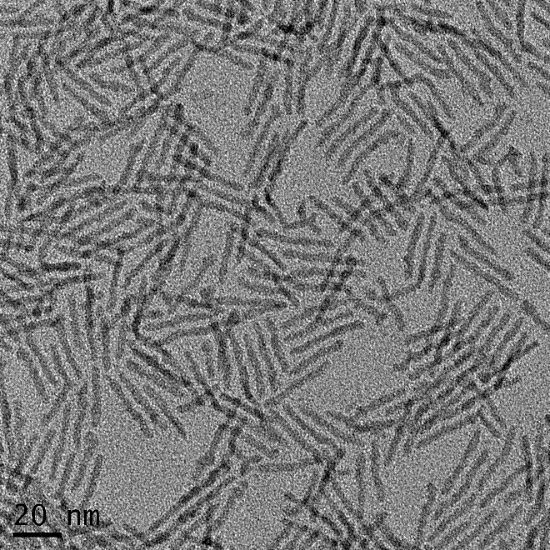
#> input picture data/curated/s2_A_starting_rods.png, 550 x 550 px
$ python -i scale_bar.py   (imports and definitions only)
#> lines starting #> are read from the running program, lines starting #| are printed output that depends on the picture
### src/tem_rods/preprocess.py
"""
Image Preprocessor — clean up a TEM image before particle detection
=====================================================================

Microscopy images often have uneven brightness and noise. This file normalizes
contrast and applies a gentle blur so the segmentation step can find particles
more reliably without chasing every speck of grain.
"""

from __future__ import annotations

import numpy as np
from skimage import exposure, filters


# [58 lines left out: functions preprocess, crop_white_margins, not called in this run]


def detect_bottom_info_banner(
    image: np.ndarray,
    *,
    bright_threshold: float = 0.82,
    min_bright_fraction: float = 0.50,
    min_height_fraction: float = 0.04,
    max_height_fraction: float = 0.35,
    min_height_px: int = 10,
    min_banner_median: float = 0.80,
) -> int | None:
    """
    Find a bright instrument info bar glued to the bottom of a TEM micrograph.

    AMT/Gatan exports burn in a white strip with filename, ``50 nm`` scale bar,
    and ``Cal: … µm/pix``. Those rows are mostly white but not *entirely* white
    (because of black text), so :func:`crop_white_margins` leaves them in place.

    Returns the first row of the banner, or ``None`` if none is found.
    """
    img = np.asarray(image, dtype=np.float64)
    if img.ndim != 2 or img.size == 0:
        return None
    if img.max() > 1.5:
        img = img / 255.0

    h, _w = img.shape
    max_h = max(min_height_px, int(round(h * max_height_fraction)))
    min_h = max(min_height_px, int(round(h * min_height_fraction)))
    if h < min_h + 8:
        return None

    # Median stays high even when a row has black filename/Cal text.
    row_median = np.median(img, axis=1)
    bright_frac = (img >= bright_threshold).mean(axis=1)
    start = h
    row = h - 1
    while row >= h - max_h and (
        row_median[row] >= min_banner_median or bright_frac[row] >= min_bright_fraction
    ):
        start = row
        row -= 1

    banner_h = h - start
    if banner_h < min_h:
        return None
    banner_med = float(np.median(img[start:]))
    if banner_med < min_banner_median:
        return None
    # Require a darker micrograph just above the strip (relative drop, not
    # an absolute cutoff — light carbon films are often ~0.7–0.85).
    above = img[max(0, start - 12) : start]
    if above.size and banner_med - float(np.median(above)) < 0.06:
        return None
    return start


# [6 lines left out: function crop_bottom_info_banner, not called in this run]

### src/tem_rods/scale_bar.py
"""
Scale Bar Detector — automatically find the scale bar in a TEM image
=====================================================================

Published TEM figures usually place a dark or bright horizontal scale bar near
the bottom of the micrograph. This file finds the thin bar line (not the
"200 nm" label text), estimates pixel length, and optionally reads the nm
value from the label or filename.
"""

from __future__ import annotations

import re
from dataclasses import dataclass
from pathlib import Path

import numpy as np
from PIL import Image
from skimage.measure import label, regionprops

from tem_rods.calibrate import (
    nm_per_pixel_from_cal_text,
    nm_per_pixel_from_scale_bar,
    validate_nm_per_pixel,
)
from tem_rods.preprocess import detect_bottom_info_banner


@dataclass(frozen=True)
class ScaleBarDetection:
    """Result of automatic scale bar detection."""

    bar_pixels: float
    bar_nm: float
    nm_per_pixel: float
    bbox: tuple[int, int, int, int]
    confidence: float = 1.0
    polarity: str = "dark"  # "dark" or "bright"
    in_info_banner: bool = False


def detect_scale_bar(
    image_path: str | Path,
    *,
    scale_bar_nm: float | None = None,
    search_bottom_fraction: float = 0.25,
    search_left_fraction: float = 0.55,
    max_dark_value: float | None = None,
    min_bright_value: float | None = None,
    max_bar_height_px: int = 8,
    min_bar_width_px: int = 18,
    min_bar_aspect: float = 6.0,
    bbox_pad_px: int = 8,
    prefer: str = "auto",
) -> ScaleBarDetection:
    """
    Detect a thin horizontal scale bar in a TEM micrograph.

    Paper figures usually place a dark or bright bar near the bottom-left.
    AMT/Gatan camera exports put the bar in a white info strip at the bottom;
    that strip is searched at full width (including gray anti-aliased lines)
    before particle analysis crops it away. Pass ``scale_bar_nm`` with the
    printed label value (e.g. 50).
    """
#> called with search_bottom_fraction = 0.25, search_left_fraction = 0.55, max_bar_height_px = 8, min_bar_width_px = 18, min_bar_aspect = 6, bbox_pad_px = 8, prefer = 'auto'
    image_path = Path(image_path)
    im = np.array(Image.open(image_path).convert("L"), dtype=float)
    if im.max() > 1.5:
        im = im / 255.0

    h, w = im.shape
#> h = 550; w = 550
    banner_row = detect_bottom_info_banner(im)
#> in detect_bottom_info_banner, `row_median = np.median(img, axis=1)`: row_median = 550 values, max 0.537 at index 0, min 0.4 at index 22, mean 0.47
#> in detect_bottom_info_banner, `bright_frac = (img >= bright_threshold).mean(axis=1)`: bright_frac = 550 values, max 0.02 at index 25, min 0 at index 12, mean 0.00541
#> after the loop in detect_bottom_info_banner, `while row >= h - max_h and (`: row = 549

    # AMT/Gatan footers put the 50 nm line in the white strip — often gray
    # (not pure black) and not in the bottom-left corner. Measure it there
    # *before* the strip is cropped for particle finding.
    if banner_row is not None and prefer in ("auto", "dark"):
        run_hit = _detect_dark_bar_by_runs(
            im[banner_row:],
            row_offset=banner_row,
            image_width=w,
            min_bar_width_px=min_bar_width_px,
        )
        if run_hit is not None:
            bar_pixels, bbox, polarity = run_hit
            bar_nm = scale_bar_nm
            if bar_nm is None:
                bar_nm = _parse_scale_bar_nm(image_path, im, bbox)
            if bar_nm is None:
                raise ValueError(
                    f"Could not determine scale bar length in nm for {image_path}. "
                    "Pass scale_bar_nm or use a filename like sample_200nm.png."
                )
            nm_per_pixel = validate_nm_per_pixel(
                validate_scale_bar_calibration(
                    bar_pixels,
                    bar_nm,
                    image_width=w,
                    max_bar_fraction=0.60,
                )
            )
            confidence = min(1.0, bar_pixels / min_bar_width_px / 3.0)
            return ScaleBarDetection(
                bar_pixels=bar_pixels,
                bar_nm=bar_nm,
                nm_per_pixel=nm_per_pixel,
                bbox=bbox,
                confidence=confidence,
                polarity=polarity,
                in_info_banner=True,
            )

    if banner_row is not None:
        # Instrument overlays put the scale bar in a full-width info strip.
        row_start = banner_row
        roi = im[row_start:, :]
    else:
        row_start = int(h * (1.0 - search_bottom_fraction))
#> row_start = 412
        col_end = int(w * search_left_fraction)
#> col_end = 302
        roi = im[row_start:, :col_end]
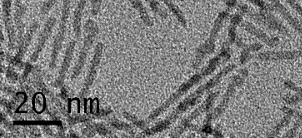
#> roi: shape (138, 302) float64; min 0, max 0.988, mean 0.479

    dark_threshold = max_dark_value if max_dark_value is not None else (0.45 if banner_row is not None else 0.25)
#> dark_threshold = 0.25
    if max_dark_value is not None and max_dark_value > 1.5:
        dark_threshold = max_dark_value / 255.0
    bright_threshold = min_bright_value if min_bright_value is not None else 0.85
    if min_bright_value is not None and min_bright_value > 1.5:
        bright_threshold = min_bright_value / 255.0

    search_plan: list[tuple[str, np.ndarray]] = []
    if prefer in ("auto", "dark"):
        search_plan.append(("dark", roi < dark_threshold))
    if prefer in ("auto", "bright"):
        search_plan.append(("bright", roi > bright_threshold))
    if prefer == "bright":
        search_plan = [("bright", roi > bright_threshold), ("dark", roi < dark_threshold)]

    max_width_frac = 0.60 if banner_row is not None else 0.4
#> max_width_frac = 0.4
    candidates: list[tuple[float, object, float, str]] = []
    for polarity, binary in search_plan:
        for score, region, bar_width in _horizontal_bar_candidates(
            binary,
            row_start=row_start,
            image_width=w,
            max_bar_height_px=16 if banner_row is not None else max_bar_height_px,
            min_bar_width_px=min_bar_width_px,
            min_bar_aspect=min_bar_aspect,
            max_width_fraction=max_width_frac,
        ):
            # Prefer longer, thinner bars slightly in the lower part of the ROI.
            candidates.append((score, region, bar_width, polarity))
#> this loop made 2 passes
#> polarity on passes 1 to 2: 'dark', 'bright'
#> pass 1, in _horizontal_bar_candidates, `labels = label(binary)`:
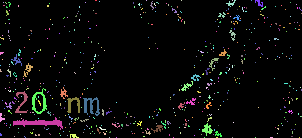
#> labels: shape (138, 302) int32; 540 distinct labels, from 0 to 539; one colour per label, 0 black
#> pass 2, in _horizontal_bar_candidates (call 2), `labels = label(binary)`:
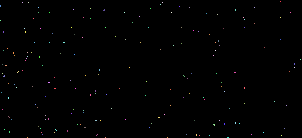
#> labels: shape (138, 302) int32; 181 distinct labels, from 0 to 180; one colour per label, 0 black
#> after the loop, candidates = []

    if not candidates:
#> (the run stopped early here; a loop or call above may not have finished)

$ run again, on data/curated/s2_D_65min.png
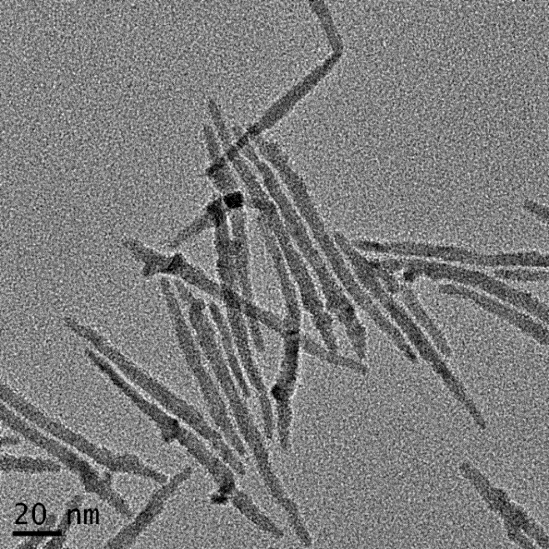
#> input picture data/curated/s2_D_65min.png, 549 x 549 px
#> row_median = 549 values, max 0.537 at index 0, min 0.4 at index 264, mean 0.496
#> bright_frac = 549 values, max 0.0182 at index 294, min 0 at index 1, mean 0.00358
#> after the loop in detect_bottom_info_banner, `while row >= h - max_h and (`: row = 548
#> in detect_scale_bar, `roi = im[row_start:, :col_end]`:
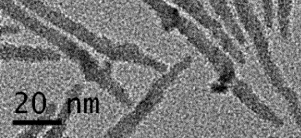
#> roi: shape (138, 301) float64; min 0, max 0.996, mean 0.472
#> dark_threshold = 0.25
#> max_width_frac = 0.4
#> the loop in detect_scale_bar, `for polarity, binary in search_plan:` made 2 passes
#> polarity on passes 1 to 2: 'dark', 'bright'
#> pass 2, in _horizontal_bar_candidates (call 2), `labels = label(binary)`:
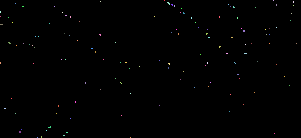
#> labels: shape (138, 301) int32; 129 distinct labels, from 0 to 128; one colour per label, 0 black
#> after the loop in detect_scale_bar, `for polarity, binary in search_plan:`: candidates = []
